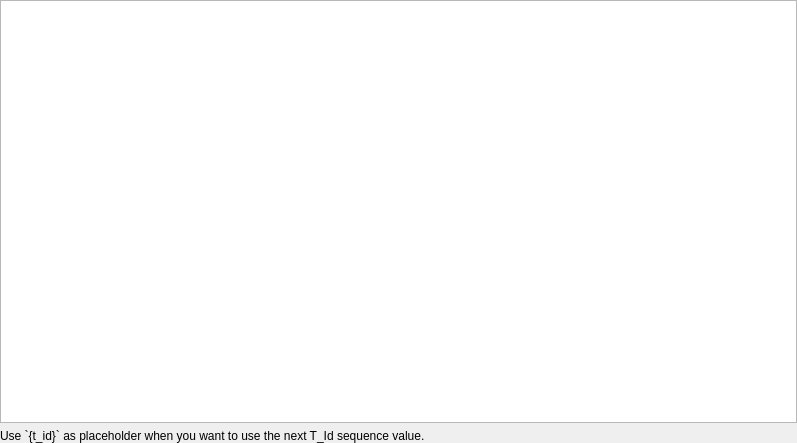
<?xml version="1.0" encoding="UTF-8"?>
<ui version="4.0">
 <class>basket_panel</class>
 <widget class="QDialog" name="basket_panel">
  <property name="geometry">
   <rect>
    <x>0</x>
    <y>0</y>
    <width>797</width>
    <height>443</height>
   </rect>
  </property>
  <property name="windowTitle">
   <string>Basket Configuration</string>
  </property>
  <layout class="QGridLayout" name="gridLayout">
   <property name="leftMargin">
    <number>0</number>
   </property>
   <property name="topMargin">
    <number>0</number>
   </property>
   <property name="rightMargin">
    <number>0</number>
   </property>
   <property name="bottomMargin">
    <number>0</number>
   </property>
   <item row="0" column="0">
    <widget class="QTableView" name="basket_view"/>
   </item>
   <item row="1" column="0">
    <widget class="QLabel" name="label">
     <property name="text">
      <string>&lt;html&gt;&lt;head/&gt;&lt;body&gt;&lt;p&gt;Use `{t_id}` as placeholder when you want to use the next T_Id sequence value.&lt;/body&gt;&lt;/html&gt;</string>
     </property>
    </widget>
   </item>
  </layout>
 </widget>
 <resources/>
 <connections/>
</ui>
